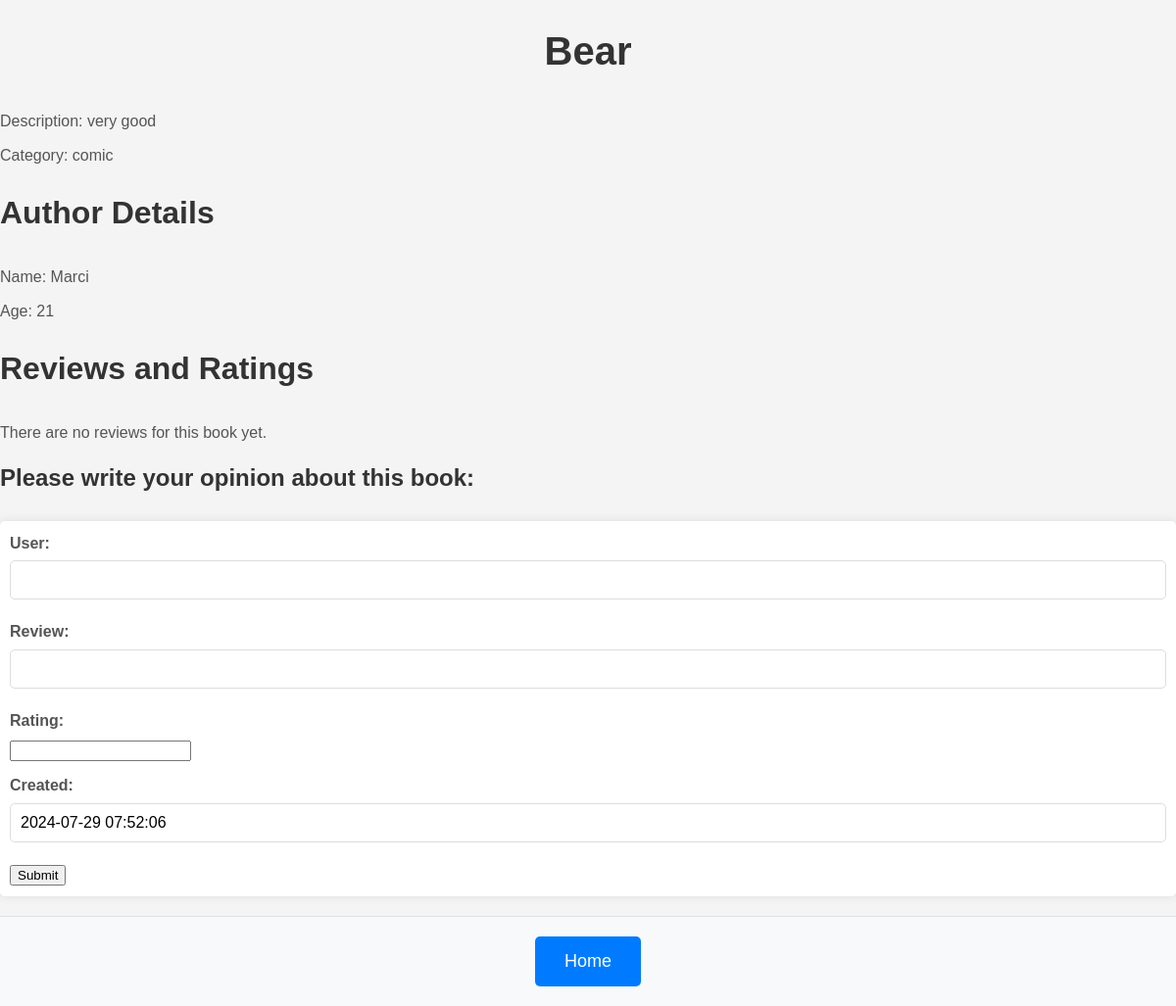
The page /books/details/14/ on the database as committed earlier.
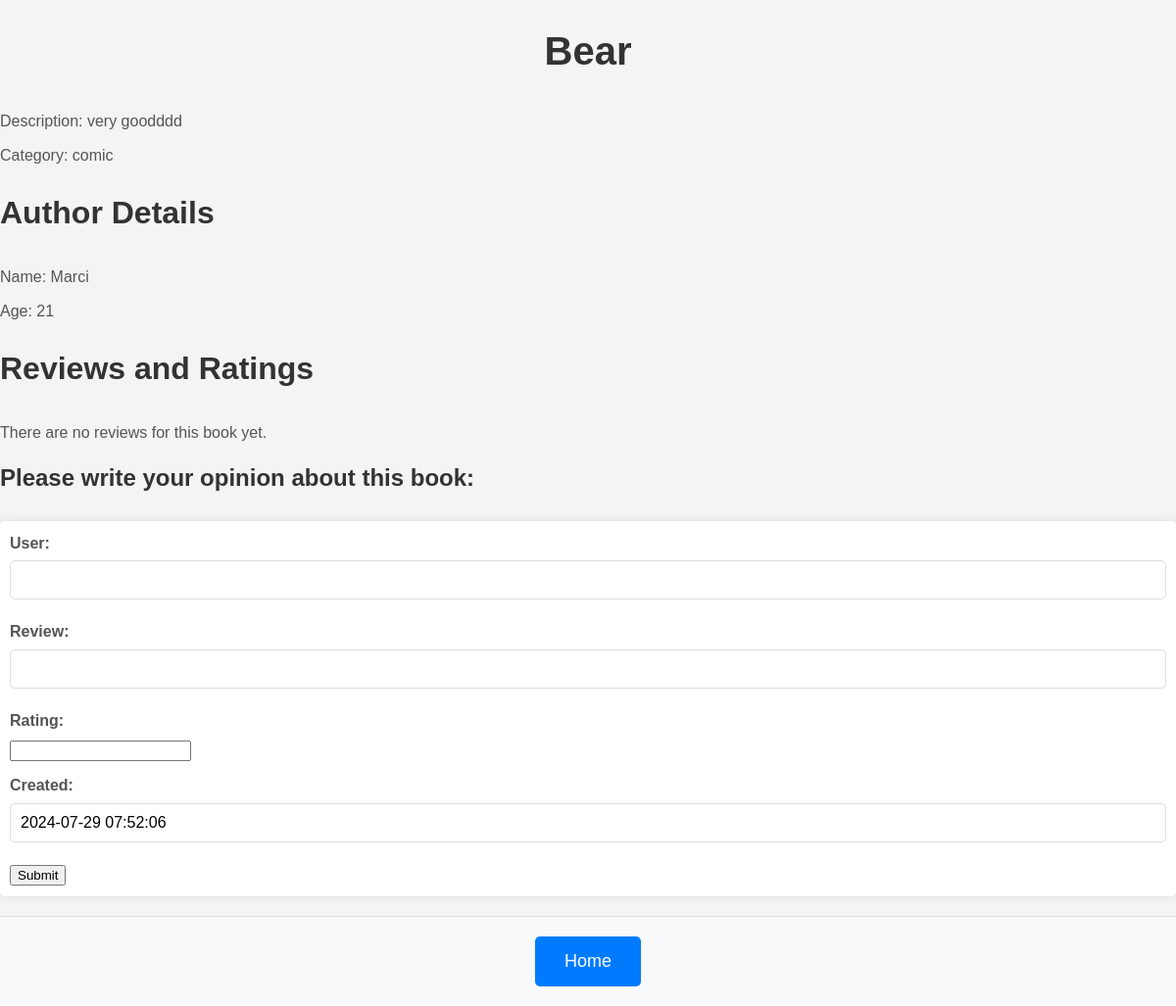
The same page on the database as committed later.
### books/models.py (models this page shows, shortened)
class Book(models.Model):
    author =  models.ForeignKey(Author, on_delete=models.CASCADE, null = True)
    title = models.CharField(max_length=200, unique=True)
    description = models.CharField(max_length=200)
    category = models.CharField(max_length=200, null = True)

class Author(models.Model):
    name = models.CharField(max_length=200, unique=True)
    age = models.PositiveIntegerField(null = True)

### books/views.py (the view)
# urls.py: path('details/<int:book_id>/', views.details_book, name='details_book'),
def details_book(req, book_id):
    form = RevRatForm()
    book = Book.objects.get(id=book_id)
    all_revrat = RevRat.objects.filter(book = book)
    revrat = None
    overall_rating = None
    if all_revrat:
        revrat = all_revrat[:3]
        overall_rating = sum(review.rating for review in all_revrat) / all_revrat.count()
    return render(req, 'book_details.html', {'book': book, 'reviews': revrat, 'rating': overall_rating, 'revratform': form})

### books/forms.py
class RevRatForm(ModelForm):
    class Meta:
        model=RevRat
        fields = '__all__'
        exclude = ['book']

### books/templates/book_details.html (shortened to what this page needs)
<!DOCTYPE html>
<html lang="en">
<head>
    {% load static %}
    <link href="{% static 'style.css' %}" rel="stylesheet" type="text/css">
</head>
<body>
    <h1>{{ book.title }}</h1>
    <p>Description: {{ book.description }}</p>
    <p>Category: {{ book.category }}</p>
    {% if book.author %}
        <h2>Author Details</h2>
        <p>Name: {{ book.author.name }}</p>
        <p>Age: {{ book.author.age }}</p>
    {% else %}
        <p>This book has no author information.</p>
    {% endif %}
    <h2>Reviews and Ratings</h2>
    {% if reviews %}
        <ul>
            {% for review in reviews %}
                <li>
                    <p>User: {{ review.user }}</p>
                    <p>Review: {{ review.review }}</p>
                </li>
            {% endfor %}
            <li>
                <p>Overall rating: {{ rating }}</p>
            </li>
        </ul>
    {% else %}
        <p>There are no reviews for this book yet.</p>
    {% endif %}
    <h3>Please write your opinion about this book:</h3>
    <div>
        <form method="POST" action="{% url 'create_revrat' book.id %}">
            {{revratform.as_p}}
            <input type="submit" value="Submit">
        </form>
    </div>
    {% include 'footer.html' %}
</body>
</html>

Rows that differ between the two databases and show on the page:
changed Book "Bear": description "very good" → "very goodddd"
